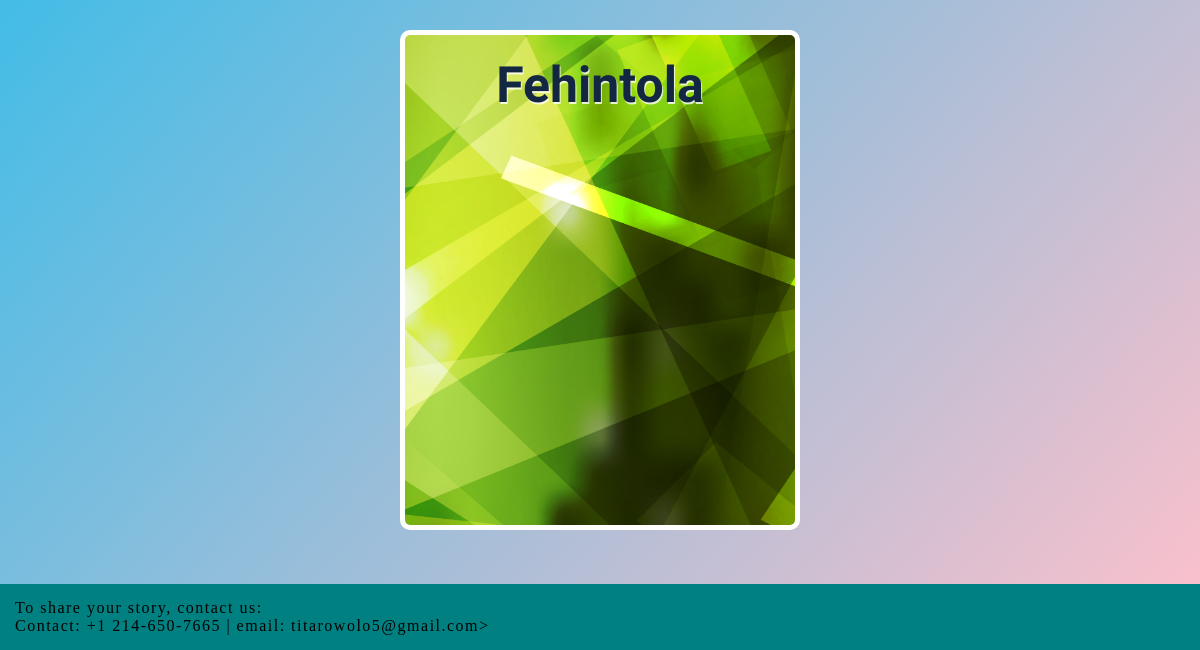
/list/ (lower part), run on an earlier commit of the app's database.
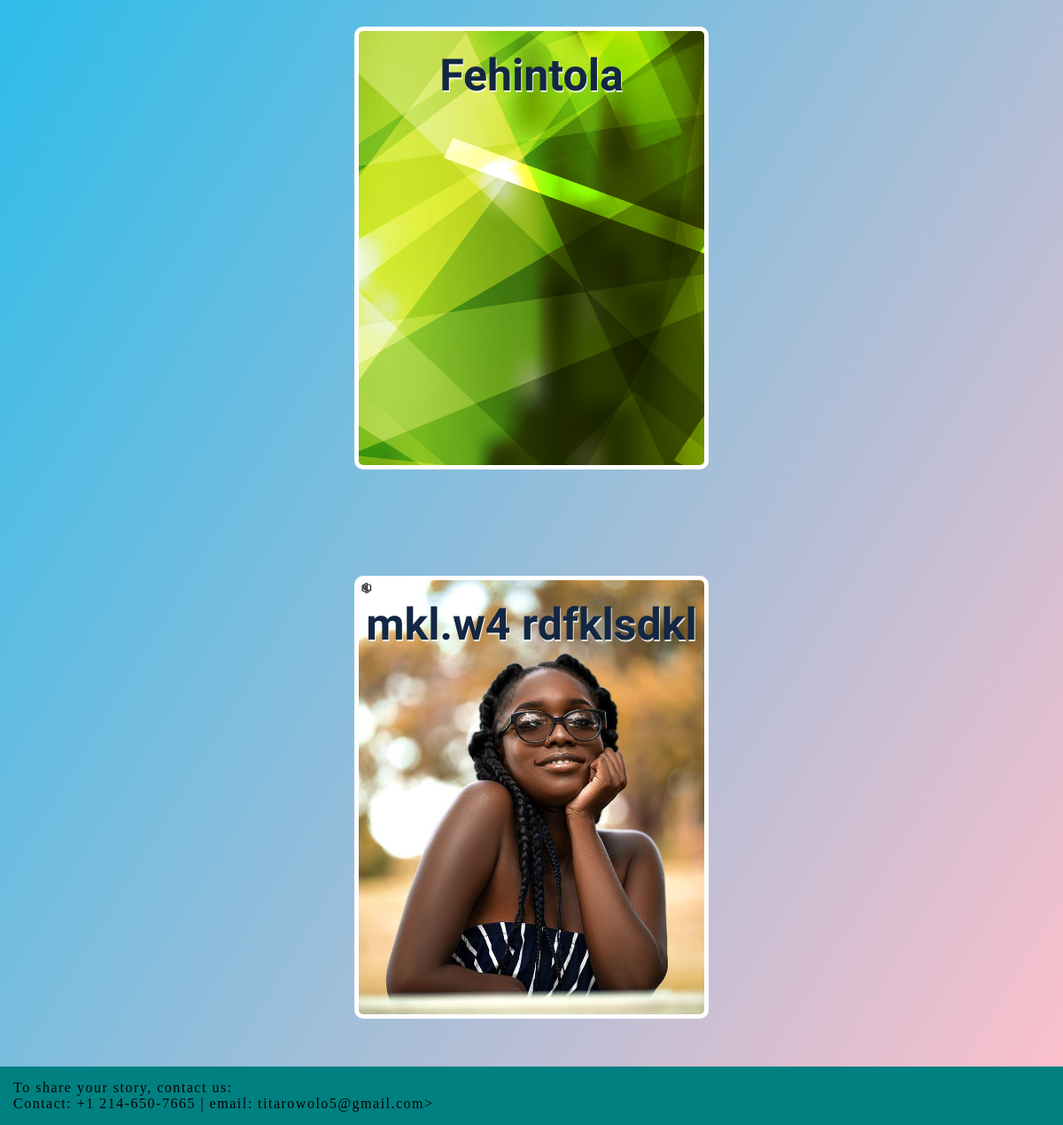
And on a later commit of the database.
### pages/models.py (models this page shows, shortened)
class Stories(models.Model):
	title = models.CharField(max_length=200)
	body = models.TextField()
	image = models.ImageField(upload_to="images/", default='/images/default.jpg')

### pages/views.py (the view)
# urls.py: path('list/', StoryListView.as_view(), name='list'),
class StoryListView(ListView):
	model = Stories
	template_name = 'list_page.html'

### pages/templatetags/jt_tags.py (called while the page is built)
@register.simple_tag
def some_body(value):
	return value[:40]

### templates/list_page.html
{% extends 'base.html' %}
{% load jt_tags %}
{% load static %}
{% block content %}
<div class="flex-container">
   {% for story in object_list %}
		<div class="flex-item" style="background-image: url({{story.image.url}});
			background-repeat: no-repeat;
			background-size: 100% 100%;">
			<h3><a href="{% url 'detail' story.pk %}">{% some_body story.title %}</a></h3>
		</div>
		<br>
	{% endfor %}
</div>
{% endblock content %}

### templates/base.html (shortened to what this page needs)
{% load static %}
<!DOCTYPE html>
<html>
	<head>
		<link href="{% static 'css/base.css' %}" rel="stylesheet">
	</head>
	<body>
		<div class="home_body">
			{% block content %}
			{% endblock content %}
		</div>
		<footer>
			<p>To share your story, contact us:</p>
			<p>Contact: +1 214-650-7665  |  email: titarowolo5@gmail.com></p>
		</footer>
	</body>
</html>

### static/css/base.css (style rules this page uses)
* { margin: 0; padding: 0; box-sizing: border-box; }
body { background: linear-gradient(to bottom right,#00bbf0, pink); background-attachment: fixed; background-size: 100% 100%; }
.home_body { font-family: 'Acme', serif; font-size: 18px; padding:20px; height: 100%; }
footer { background-color: teal; padding:15px; width:100%; position: fixed; bottom:0; }
.flex-container { display:flex; background-size: cover; border-radius:10px; justify-content: center; flex-wrap: wrap; flex-direction: row; }
.flex-item { width:400px; height: 500px; margin: 20px 100px 100px 100px; border: 5px solid white; border-radius:10px; text-align: center; line-height:100px; }
h3 a { font-size: 50px; text-decoration: None; color: #132743; text-shadow: 1px 2px rgba(255, 255, 255, 0.8); }
p { letter-spacing: 1.5px }

What changed in the data, as far as the page shows it:
added Stories: image (picture), title "mkl.w4 rdfklsdkl"
